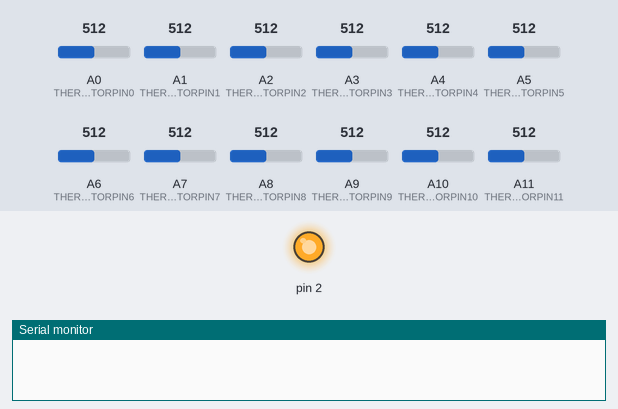
A sketch run on a simulated Arduino Mega 2560, built with avr-gcc and run on an emulated ATmega2560. Shown: output pins drawn as LEDs (lit = HIGH), the last lines printed to the serial monitor. The inputs (shaded band) are chosen by the test bench; at power-on: A0 (THERMISTORPIN0) = 512, A1 (THERMISTORPIN1) = 512, A2 (THERMISTORPIN2) = 512, A3 (THERMISTORPIN3) = 512, A4 (THERMISTORPIN4) = 512, A5 (THERMISTORPIN5) = 512, A6 (THERMISTORPIN6) = 512, A7 (THERMISTORPIN7) = 512, A8 (THERMISTORPIN8) = 512, A9 (THERMISTORPIN9) = 512, A10 (THERMISTORPIN10) = 512, A11 (THERMISTORPIN11) = 512.

Above: at 1.9 s.
At 5.3 s:
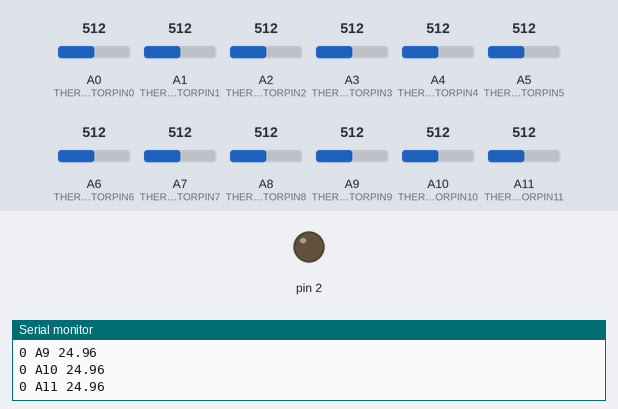
Timing chart, 0 to 9.0 s (numbered marks = the images above):
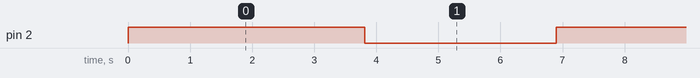

Measured:
- by itself, pin 2: alternates HIGH for 3.8 s and LOW for 3.1 s

The sketch:

Therm_MEGA_11.ino
```cpp
//ELEVEN THERMISTOR SCRIPT FOR ARDUINO MEGA

#define THERMISTORPIN0 A0
#define THERMISTORPIN1 A1
#define THERMISTORPIN2 A2
#define THERMISTORPIN3 A3
#define THERMISTORPIN4 A4
#define THERMISTORPIN5 A5
#define THERMISTORPIN6 A6
#define THERMISTORPIN7 A7
#define THERMISTORPIN8 A8
#define THERMISTORPIN9 A9
#define THERMISTORPIN10 A10
#define THERMISTORPIN11 A11
#define THERMISTORNOMINAL 10000
#define TEMPERATURENOMINAL 25
#define NUMSAMPLES 10
#define BCOEFFICIENTL 3895
#define BCOEFFICIENTA 3895
#define SERIESRESISTOR 10000
unsigned long waqt;

uint16_t samplesa0[NUMSAMPLES];
uint16_t samplesa1[NUMSAMPLES];
uint16_t samplesa2[NUMSAMPLES];
uint16_t samplesa3[NUMSAMPLES];
uint16_t samplesa4[NUMSAMPLES];
uint16_t samplesa5[NUMSAMPLES];
uint16_t samplesa6[NUMSAMPLES];
uint16_t samplesa7[NUMSAMPLES];
uint16_t samplesa8[NUMSAMPLES];
uint16_t samplesa9[NUMSAMPLES];
uint16_t samplesa10[NUMSAMPLES];
uint16_t samplesa11[NUMSAMPLES];

void setup(void) {
  Serial.begin(9600);
  analogReference(EXTERNAL);
  pinMode(2, OUTPUT);
}

void loop(void) {
  uint8_t i;
  waqt = millis()/1000;
  digitalWrite(2, HIGH);
  delay(1800);
   for (i=0; i< NUMSAMPLES; i++) {          // take N samples in a row, with a slight delay
   samplesa0[i] = analogRead(THERMISTORPIN0);
   samplesa1[i] = analogRead(THERMISTORPIN1);
   samplesa2[i] = analogRead(THERMISTORPIN2);
   samplesa3[i] = analogRead(THERMISTORPIN3);
   samplesa4[i] = analogRead(THERMISTORPIN4);
   samplesa5[i] = analogRead(THERMISTORPIN5);
   samplesa6[i] = analogRead(THERMISTORPIN6);
   samplesa7[i] = analogRead(THERMISTORPIN7);
   samplesa8[i] = analogRead(THERMISTORPIN8);
   samplesa9[i] = analogRead(THERMISTORPIN9);
   samplesa10[i] = analogRead(THERMISTORPIN10);
   samplesa11[i] = analogRead(THERMISTORPIN11);
   delay(200);

  }

  digitalWrite(2, LOW);
  float avga0;
  float avga1;
  float avga2;
  float avga3;
  float avga4;
  float avga5;
  float avga6;
  float avga7;
  float avga8;
  float avga9;
  float avga10;
  float avga11;
  avga0 = 0;    // average all the samples out
  avga1 = 0;
  avga2 = 0;
  avga3 = 0;
  avga4 = 0;
  avga5 = 0;
  avga6 = 0;
  avga7 = 0;
  avga8 = 0;
  avga9 = 0;
  avga10 = 0;
  avga11 = 0;
  for (i=0; i< NUMSAMPLES; i++) {
     avga0 += samplesa0[i];
     avga1 += samplesa1[i];
     avga2 += samplesa2[i];
     avga3 += samplesa3[i];
     avga4 += samplesa4[i];
     avga5 += samplesa5[i];
     avga6 += samplesa6[i];
     avga7 += samplesa7[i];
     avga8 += samplesa8[i];
     avga9 += samplesa9[i];
     avga10 += samplesa10[i];
     avga11 += samplesa11[i];
  }

  avga0 = SERIESRESISTOR / (1023 /(avga0/NUMSAMPLES) - 1);
  avga1 = SERIESRESISTOR / (1023 /(avga1/NUMSAMPLES) - 1);
  avga2 = SERIESRESISTOR / (1023 /(avga2/NUMSAMPLES) - 1);
  avga3 = SERIESRESISTOR / (1023 /(avga3/NUMSAMPLES) - 1);
  avga4 = SERIESRESISTOR / (1023 /(avga4/NUMSAMPLES) - 1);
  avga5 = SERIESRESISTOR / (1023 /(avga5/NUMSAMPLES) - 1);
  avga6 = SERIESRESISTOR / (1023 /(avga6/NUMSAMPLES) - 1);
  avga7 = SERIESRESISTOR / (1023 /(avga7/NUMSAMPLES) - 1);
  avga8 = SERIESRESISTOR / (1023 /(avga8/NUMSAMPLES) - 1);
  avga9 = SERIESRESISTOR / (1023 /(avga9/NUMSAMPLES) - 1);
  avga10 = SERIESRESISTOR / (1023 /(avga10/NUMSAMPLES) - 1);
  avga11 = SERIESRESISTOR / (1023 /(avga11/NUMSAMPLES) - 1);

  float steinharta0;
  float steinharta1;
  float steinharta2;
  float steinharta3;
  float steinharta4;
  float steinharta5;
  float steinharta6;
  float steinharta7;
  float steinharta8;
  float steinharta9;
  float steinharta10;
  float steinharta11;
  steinharta0 = 1/((log(avga0 / THERMISTORNOMINAL))/BCOEFFICIENTL + 1.0 / (TEMPERATURENOMINAL + 273.15))-273.15;     // (R/Ro)
  steinharta1 = 1/((log(avga1 / THERMISTORNOMINAL))/BCOEFFICIENTA + 1.0 / (TEMPERATURENOMINAL + 273.15))-273.15;
  steinharta2 = 1/((log(avga2 / THERMISTORNOMINAL))/BCOEFFICIENTL + 1.0 / (TEMPERATURENOMINAL + 273.15))-273.15;
  steinharta3 = 1/((log(avga3 / THERMISTORNOMINAL))/BCOEFFICIENTA + 1.0 / (TEMPERATURENOMINAL + 273.15))-273.15;
  steinharta4 = 1/((log(avga4 / THERMISTORNOMINAL))/BCOEFFICIENTL + 1.0 / (TEMPERATURENOMINAL + 273.15))-273.15;
  steinharta5 = 1/((log(avga5 / THERMISTORNOMINAL))/BCOEFFICIENTA + 1.0 / (TEMPERATURENOMINAL + 273.15))-273.15;
  steinharta6 = 1/((log(avga6 / THERMISTORNOMINAL))/BCOEFFICIENTL + 1.0 / (TEMPERATURENOMINAL + 273.15))-273.15;
  steinharta7 = 1/((log(avga7 / THERMISTORNOMINAL))/BCOEFFICIENTA + 1.0 / (TEMPERATURENOMINAL + 273.15))-273.15;
  steinharta8 = 1/((log(avga8 / THERMISTORNOMINAL))/BCOEFFICIENTL + 1.0 / (TEMPERATURENOMINAL + 273.15))-273.15;
  steinharta9 = 1/((log(avga9 / THERMISTORNOMINAL))/BCOEFFICIENTA + 1.0 / (TEMPERATURENOMINAL + 273.15))-273.15;
  steinharta10 = 1/((log(avga10 / THERMISTORNOMINAL))/BCOEFFICIENTL + 1.0 / (TEMPERATURENOMINAL + 273.15))-273.15;
  steinharta11 = 1/((log(avga11 / THERMISTORNOMINAL))/BCOEFFICIENTL + 1.0 / (TEMPERATURENOMINAL + 273.15))-273.15;

  Serial.print(waqt);
  Serial.print(" A0 ");
  Serial.println(steinharta0);
  Serial.print(waqt);
  Serial.print(" A1 ");
  Serial.println(steinharta1);
  Serial.print(waqt);
  Serial.print(" A2 ");
  Serial.println(steinharta2);
  Serial.print(waqt);
  Serial.print(" A3 ");
  Serial.println(steinharta3);
  Serial.print(waqt);
  Serial.print(" A4 ");
  Serial.println(steinharta4);
  Serial.print(waqt);
  Serial.print(" A5 ");
  Serial.println(steinharta5);
  Serial.print(waqt);
  Serial.print(" A6 ");
  Serial.println(steinharta6);
  Serial.print(waqt);
  Serial.print(" A7 ");
  Serial.println(steinharta7);
  Serial.print(waqt);
  Serial.print(" A8 ");
  Serial.println(steinharta8);
  Serial.print(waqt);
  Serial.print(" A9 ");
  Serial.println(steinharta9);
  Serial.print(waqt);
  Serial.print(" A10 ");
  Serial.println(steinharta10);
  Serial.print(waqt);
  Serial.print(" A11 ");
  Serial.println(steinharta11);
  delay(3000);
}

  //average /= NUMSAMPLES;
  //average = 1023 / average - 1;           // convert the value to resistance
  //average = SERIESRESISTOR / average;

  //steinhart = log(steinhart);                  // ln(R/Ro)
  //steinhart /= BCOEFFICIENT;                   // 1/B * ln(R/Ro)
  //steinhart += 1.0 / (TEMPERATURENOMINAL + 273.15); // + (1/To)
  //steinhart = 1.0 / steinhart;                 // Invert
  //steinhart -= 273.15;                         // convert to C
```
